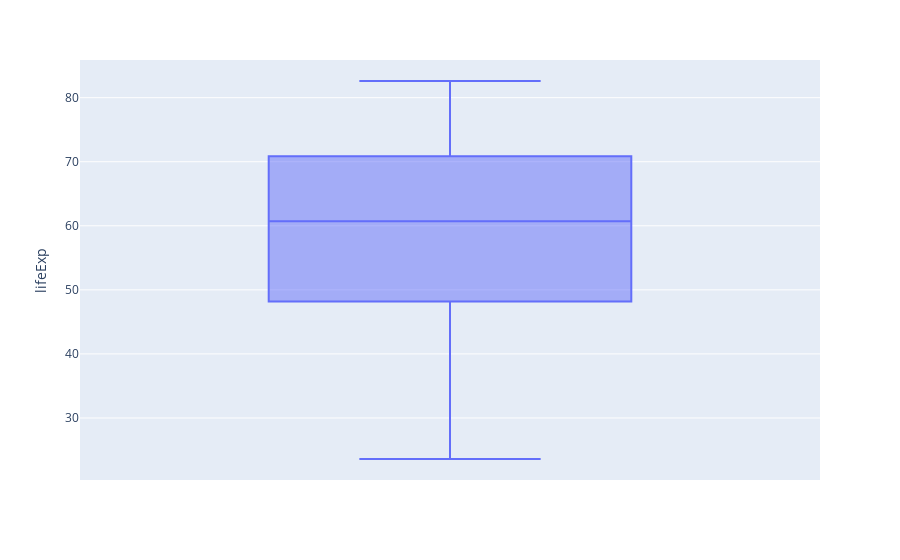

Notebook cell for this chart:
### Markdown cell above
### Box plot - Normal

### Code cell
px.box(data_frame= gapminder, y = 'lifeExp')

### Figure 1 — Plotly figure (JSON) as saved in the notebook; plotly's stock layout.template omitted (floating-point values rounded to 4 significant figures; data arrays with more than 128 entries replaced by an {"elided": "..."} marker saying what was removed)
{"data": [{"alignmentgroup": "True", "hovertemplate": "lifeExp=%{y}<extra></extra>", "legendgroup": "", "marker": {"color": "#636efa"}, "name": "", "notched": false, "offsetgroup": "", "orientation": "v", "showlegend": false, "type": "box", "x0": " ", "xaxis": "x", "y": {"elided": "1704 float values"}, "y0": " ", "yaxis": "y"}], "layout": {"boxmode": "group", "legend": {"tracegroupgap": 0}, "margin": {"t": 60}, "xaxis": {"anchor": "y", "domain": [0, 1]}, "yaxis": {"anchor": "x", "domain": [0, 1], "title": {"text": "lifeExp"}}}}
